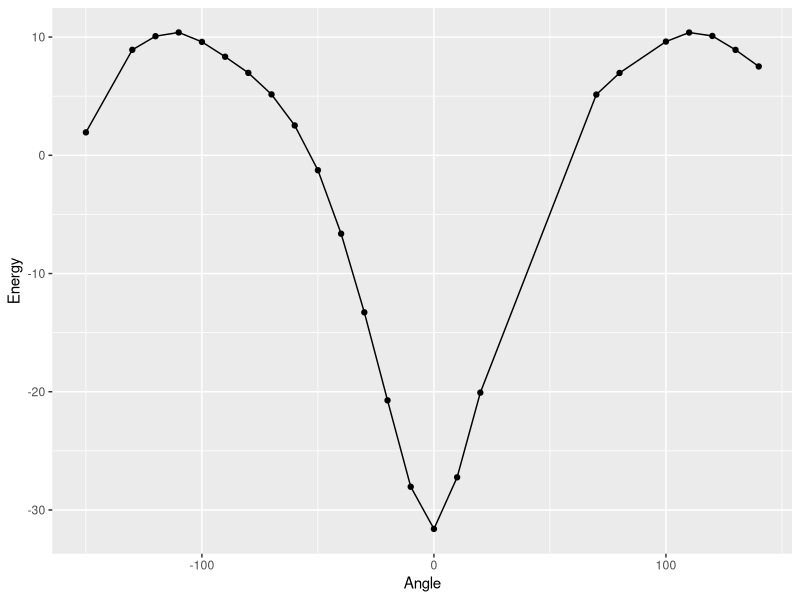

The R source for this figure:
library('tidyverse')


RB <- function(C0,C1,C2,C3,C4,C5,Angle){
	V <-    C0*cos(Angle*0.0174533)^0 + 
		C1*cos(Angle*0.0174533)^1 + 
		C2*cos(Angle*0.0174533)^2 + 
		C3*cos(Angle*0.0174533)^3 + 
		C4*cos(Angle*0.0174533)^4 + 
		C5*cos(Angle*0.0174533)^5
	return(V)
}

RB_fit <- function(D) {
	nls(Energy~RB(C0,C1,C2,C3,C4,C5,Angle), 
		start=list(C0=0,C1=300,C2=-30,C3=0,C4=10,C5=10), 
		data=D,
		nls.control(maxiter=1000)) 
}

bin <- function(D,n){
	binned <- data.frame(Angle=0, Energy=0)	
	bin_size <- as.integer(nrow(D)/n)
	for (i in 0:n){
		j <- i * bin_size
		binned[i,1] = mean(D[j:j+bin_size,1])
		binned[i,2] = mean(D[j:j+bin_size,2])
	}
	return(binned)
}

gaussian_b3lyp <- read.table("b3lyp_data.txt") %>% 
	rename(Angle=V1, Energy=V2) %>%
	mutate(Angle = round(Angle)) %>% 
	mutate(Method="B3LYP") %>%
	mutate(Energy= Energy*27211.4/10.36) %>%
	mutate(Energy = Energy - min(Energy)) %>%
	mutate(Angle = ifelse((Angle>180 & Angle<=360),Angle-360,Angle)) %>%
	arrange(Angle)  

gaussian_w <- read.table("w_data.txt") %>% 
	rename(Angle=V1, Energy=V2) %>%
	mutate(Angle = round(Angle)) %>% 
	mutate(Method="WB97XD") %>%
	mutate(Energy= Energy*27211.4/10.36) %>%
	mutate(Energy = Energy - min(Energy)) %>%
	mutate(Angle = ifelse((Angle>180 & Angle<=360),Angle-360,Angle)) %>%
	arrange(Angle)

MD_scan_off <- read.table("MD_scan_off.txt") %>%
	rename(Angle=V1, Energy=V2) %>%
	mutate(Method="MD_potential_off") %>%
	mutate(Energy = Energy - min(Energy)) 

MD_scan_on <- read.table("MD_scan_on.txt") %>%
	rename(Angle=V1, Energy=V2) %>%
	mutate(Method="MD_potential_on") %>%
	mutate(Energy = Energy - min(Energy)) 

Data <- bind_rows(gaussian_b3lyp, MD_scan_off, MD_scan_on) %>%
	group_by(Method) %>% 
	nest() %>%
	mutate(
		model = map(data, RB_fit),
		fit = map(model, predict)
	) %>% 
	unnest(c(data, fit))



range <- 150
on_range <- Data %>% 
	filter(Method=="MD_potential_on") %>%
	select(Method, Angle, Energy) %>%
	filter(Angle<=range & Angle>=-range) 

off_range <- Data %>% 
	filter(Method=="MD_potential_off") %>%
	select(Method, Angle, Energy) %>%
	filter(Angle<=range & Angle>=-range)

QCC_range <- Data %>%
	filter(Method=="B3LYP") %>%
	select(Method, Angle, Energy) %>%
	filter(Angle<=range & Angle>=-range) %>%
	filter(Energy>0) 

First_Difference <- QCC_range %>% ungroup() %>%
	mutate(Method="First Difference") %>%
	mutate(Energy= QCC_range$Energy - off_range$Energy) %>%
	filter(Energy>-100) %>%
	mutate(fit=predict(RB_fit(.))) %>% 
	ggplot(aes(x=Angle,y=Energy)) + geom_point() + geom_line() 
	ggsave("Difference.pdf")


First_Difference <- QCC_range %>% ungroup() %>%
	mutate(Method="First Difference") %>%
	mutate(Energy= QCC_range$Energy - off_range$Energy) %>%
	filter(Energy>-100) %>%
	RB_fit(.) %>% print()













 
